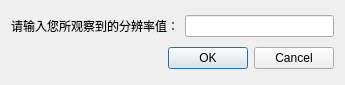
<?xml version="1.0" encoding="UTF-8"?>
<ui version="4.0">
 <class>InputResolutionResult</class>
 <widget class="QDialog" name="InputResolutionResult">
  <property name="geometry">
   <rect>
    <x>0</x>
    <y>0</y>
    <width>345</width>
    <height>85</height>
   </rect>
  </property>
  <property name="windowTitle">
   <string>Dialog</string>
  </property>
  <layout class="QGridLayout" name="gridLayout">
   <item row="0" column="0">
    <widget class="QLabel" name="label">
     <property name="text">
      <string>请输入您所观察到的分辨率值：</string>
     </property>
    </widget>
   </item>
   <item row="0" column="1">
    <widget class="QLineEdit" name="lineEdit"/>
   </item>
   <item row="1" column="0" colspan="2">
    <widget class="QDialogButtonBox" name="buttonBox">
     <property name="orientation">
      <enum>Qt::Horizontal</enum>
     </property>
     <property name="standardButtons">
      <set>QDialogButtonBox::Cancel|QDialogButtonBox::Ok</set>
     </property>
    </widget>
   </item>
  </layout>
 </widget>
 <resources/>
 <connections>
  <connection>
   <sender>buttonBox</sender>
   <signal>accepted()</signal>
   <receiver>InputResolutionResult</receiver>
   <slot>accept()</slot>
   <hints>
    <hint type="sourcelabel">
     <x>248</x>
     <y>254</y>
    </hint>
    <hint type="destinationlabel">
     <x>157</x>
     <y>274</y>
    </hint>
   </hints>
  </connection>
  <connection>
   <sender>buttonBox</sender>
   <signal>rejected()</signal>
   <receiver>InputResolutionResult</receiver>
   <slot>reject()</slot>
   <hints>
    <hint type="sourcelabel">
     <x>316</x>
     <y>260</y>
    </hint>
    <hint type="destinationlabel">
     <x>286</x>
     <y>274</y>
    </hint>
   </hints>
  </connection>
 </connections>
</ui>
